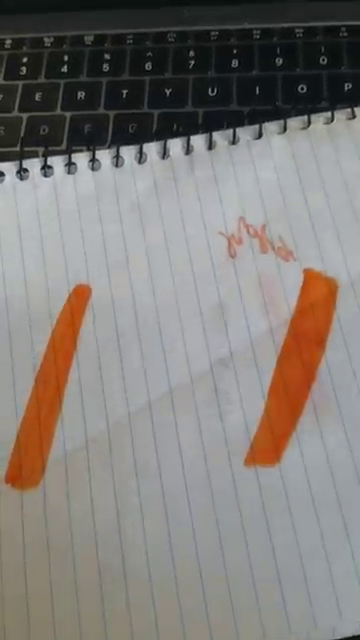
#> input picture frame 29 of cv/draw.mp4, 360 x 640 px, given in place of realgate.mp4, which was not available
$ python test.py
#> lines starting #> are read from the running program, lines starting #| are printed output that depends on the picture
from nms import non_max_suppression_fast
import numpy as np
import cv2
import imutils


cap = cv2.VideoCapture('images/realgate.mp4')

while(cap.isOpened()):
	ret, frame = cap.read()
#> frame is the input picture: shape (640, 360, 3); mean B, G, R 121.6, 125.6, 129.8

	'''height = np.size(frame, 0)
	width = np.size(frame, 1)'''

	#convert images to grayscale
	gray = cv2.cvtColor(frame, cv2.COLOR_BGR2GRAY)
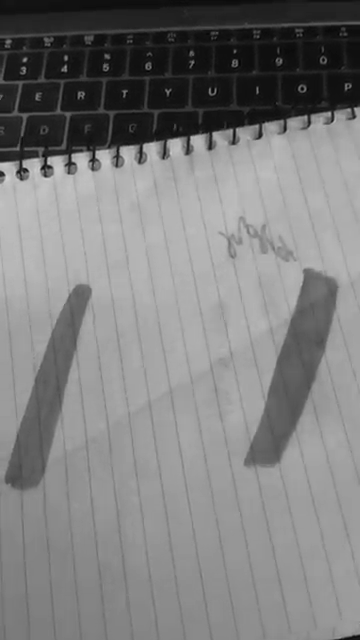
#> gray: shape (640, 360); min 2, max 208, mean 126.4
#> (the run stopped early here; a loop or call above may not have finished)

$ run again, starting later in the video
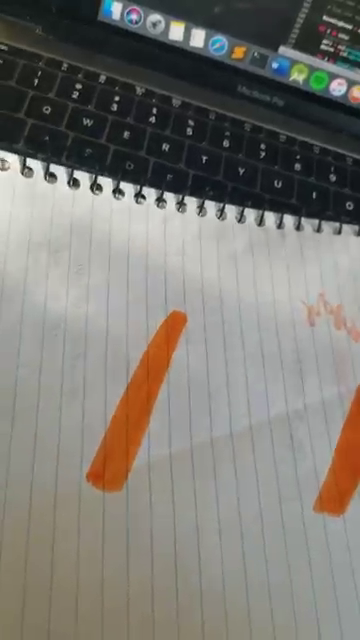
#> input picture frame 130 of cv/draw.mp4, 360 x 640 px, given in place of realgate.mp4, which was not available
#> frame is the input picture: shape (640, 360, 3); mean B, G, R 116.4, 122.6, 125
#> `gray = cv2.cvtColor(frame, cv2.COLOR_BGR2GRAY)`:
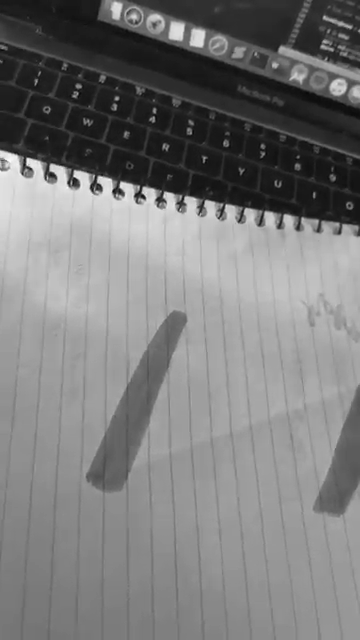
#> gray: shape (640, 360); min 9, max 254, mean 122.6

$ run again, starting later in the video
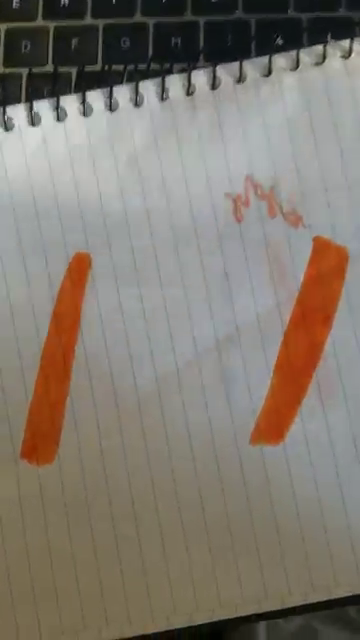
#> input picture frame 232 of cv/draw.mp4, 360 x 640 px, given in place of realgate.mp4, which was not available
#> frame is the input picture: shape (640, 360, 3); mean B, G, R 112.2, 122.1, 129.3
#> `gray = cv2.cvtColor(frame, cv2.COLOR_BGR2GRAY)`:
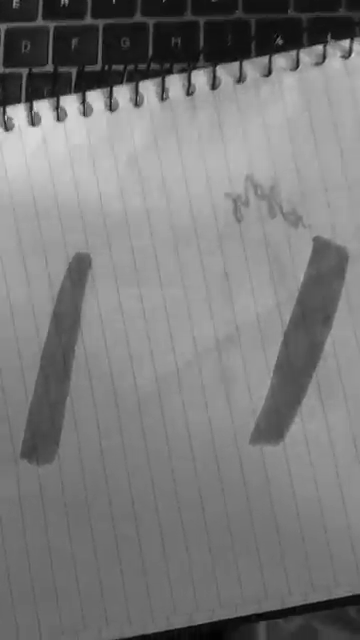
#> gray: shape (640, 360); min 0, max 220, mean 123.1
